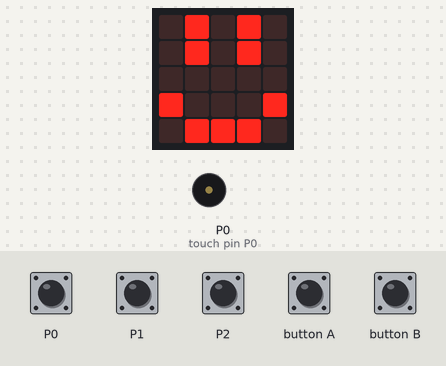
A program run on a simulated BBC micro:bit (MakeCode). On the bench: the board's 5×5 LED display, buzzer (waves = sounding). The test bench sets the inputs (shaded band).

Above: at 1.6 s.
1.7 s: button A pressed for 0.15 s
At 2.2 s:
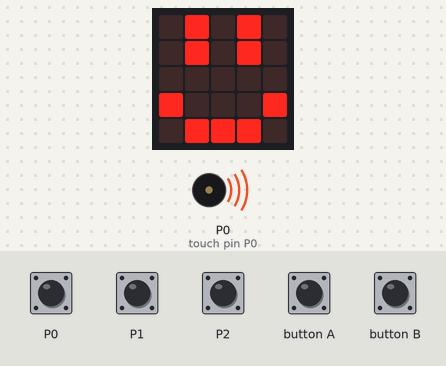
Timing chart, 0 to 7.4 s (numbered marks = the images above; inputs shaded):
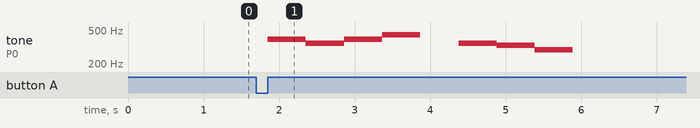

Measured:
- after the input at 1.7 s, tone on P0 (touch pin P0): plays 392 Hz for 0.51 s, 349 Hz for 0.51 s, 392 Hz for 0.51 s, 440 Hz for 0.50 s, 349 Hz for 0.51 s, 330 Hz for 0.51 s … (7 notes in this stretch), starting after 0.15 s

The program:

main.ts
```typescript
input.onPinPressed(TouchPin.P0, function () {
    music.playTone(330, music.beat(BeatFraction.Quarter))
})
input.onButtonPressed(Button.A, function () {
    music.playMelody("G F G A - F E D ", 120)
})
input.onPinPressed(TouchPin.P2, function () {
    music.playTone(523, music.beat(BeatFraction.Quarter))
})
input.onButtonPressed(Button.B, function () {
    music.playMelody("E B C5 A B G A F ", 120)
})
input.onPinPressed(TouchPin.P1, function () {
    music.playTone(494, music.beat(BeatFraction.Quarter))
})
basic.showLeds(`
    . # . # .
    . # . # .
    . . . . .
    # . . . #
    . # # # .
    `)
```

test.ts
```typescript
// les tests vont ici ; cela ne sera pas compilé si ce paquet est utilisé en tant qu'extension.
```
